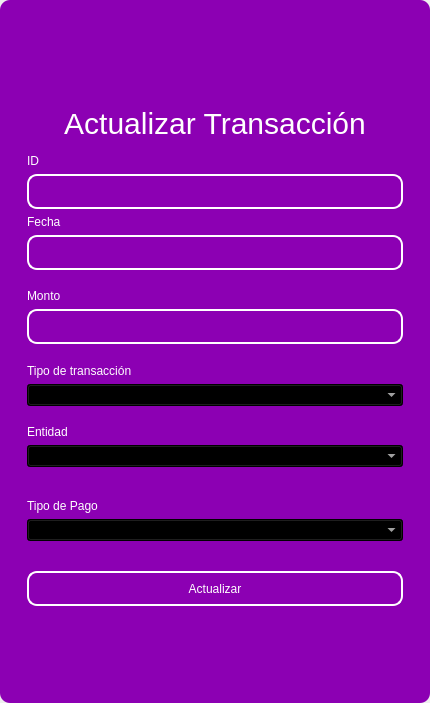
<?xml version="1.0" encoding="UTF-8"?>
<ui version="4.0">
 <class>MainWindow</class>
 <widget class="QMainWindow" name="MainWindow">
  <property name="geometry">
   <rect>
    <x>0</x>
    <y>0</y>
    <width>430</width>
    <height>703</height>
   </rect>
  </property>
  <property name="windowTitle">
   <string>MainWindow</string>
  </property>
  <property name="styleSheet">
   <string notr="true"/>
  </property>
  <widget class="QWidget" name="centralwidget">
   <property name="styleSheet">
    <string notr="true"/>
   </property>
   <layout class="QVBoxLayout" name="verticalLayout">
    <property name="spacing">
     <number>0</number>
    </property>
    <property name="leftMargin">
     <number>0</number>
    </property>
    <property name="topMargin">
     <number>0</number>
    </property>
    <property name="rightMargin">
     <number>0</number>
    </property>
    <property name="bottomMargin">
     <number>0</number>
    </property>
    <item>
     <widget class="QFrame" name="frame">
      <property name="enabled">
       <bool>true</bool>
      </property>
      <property name="styleSheet">
       <string notr="true">QFrame {
	border-radius:10px;
	background-color: rgb(140, 0, 179);
 }
</string>
      </property>
      <property name="frameShape">
       <enum>QFrame::StyledPanel</enum>
      </property>
      <property name="frameShadow">
       <enum>QFrame::Raised</enum>
      </property>
      <layout class="QVBoxLayout" name="verticalLayout_2">
       <item>
        <widget class="QFrame" name="frame_superior">
         <property name="minimumSize">
          <size>
           <width>0</width>
           <height>40</height>
          </size>
         </property>
         <property name="maximumSize">
          <size>
           <width>16777215</width>
           <height>40</height>
          </size>
         </property>
         <property name="styleSheet">
          <string notr="true">QPushButton{
border-radius:18px;
}

QPushButton:hover{
	background-color: rgb(0, 0, 0);
}
</string>
         </property>
         <property name="frameShape">
          <enum>QFrame::StyledPanel</enum>
         </property>
         <property name="frameShadow">
          <enum>QFrame::Raised</enum>
         </property>
         <layout class="QHBoxLayout" name="horizontalLayout_3">
          <property name="spacing">
           <number>4</number>
          </property>
          <property name="leftMargin">
           <number>0</number>
          </property>
          <property name="topMargin">
           <number>0</number>
          </property>
          <property name="rightMargin">
           <number>0</number>
          </property>
          <property name="bottomMargin">
           <number>0</number>
          </property>
          <item>
           <widget class="QPushButton" name="btn_icon">
            <property name="text">
             <string/>
            </property>
            <property name="iconSize">
             <size>
              <width>40</width>
              <height>40</height>
             </size>
            </property>
           </widget>
          </item>
          <item>
           <spacer name="horizontalSpacer_2">
            <property name="orientation">
             <enum>Qt::Horizontal</enum>
            </property>
            <property name="sizeHint" stdset="0">
             <size>
              <width>443</width>
              <height>20</height>
             </size>
            </property>
           </spacer>
          </item>
          <item>
           <widget class="QPushButton" name="bt_minimizar">
            <property name="minimumSize">
             <size>
              <width>38</width>
              <height>38</height>
             </size>
            </property>
            <property name="maximumSize">
             <size>
              <width>38</width>
              <height>38</height>
             </size>
            </property>
            <property name="cursor">
             <cursorShape>PointingHandCursor</cursorShape>
            </property>
            <property name="text">
             <string/>
            </property>
            <property name="icon">
             <iconset>
              <normaloff>image/minus.svg</normaloff>image/minus.svg</iconset>
            </property>
            <property name="iconSize">
             <size>
              <width>38</width>
              <height>38</height>
             </size>
            </property>
           </widget>
          </item>
          <item>
           <widget class="QPushButton" name="bt_maximizar">
            <property name="minimumSize">
             <size>
              <width>38</width>
              <height>38</height>
             </size>
            </property>
            <property name="maximumSize">
             <size>
              <width>38</width>
              <height>38</height>
             </size>
            </property>
            <property name="cursor">
             <cursorShape>PointingHandCursor</cursorShape>
            </property>
            <property name="text">
             <string/>
            </property>
            <property name="icon">
             <iconset>
              <normaloff>image/chevron-up.svg</normaloff>image/chevron-up.svg</iconset>
            </property>
            <property name="iconSize">
             <size>
              <width>38</width>
              <height>38</height>
             </size>
            </property>
           </widget>
          </item>
          <item>
           <widget class="QPushButton" name="bt_restaurar">
            <property name="minimumSize">
             <size>
              <width>38</width>
              <height>38</height>
             </size>
            </property>
            <property name="maximumSize">
             <size>
              <width>38</width>
              <height>38</height>
             </size>
            </property>
            <property name="cursor">
             <cursorShape>PointingHandCursor</cursorShape>
            </property>
            <property name="text">
             <string/>
            </property>
            <property name="icon">
             <iconset>
              <normaloff>image/chevron-down.svg</normaloff>image/chevron-down.svg</iconset>
            </property>
            <property name="iconSize">
             <size>
              <width>38</width>
              <height>38</height>
             </size>
            </property>
           </widget>
          </item>
          <item>
           <widget class="QPushButton" name="bt_cerrar">
            <property name="minimumSize">
             <size>
              <width>38</width>
              <height>38</height>
             </size>
            </property>
            <property name="maximumSize">
             <size>
              <width>38</width>
              <height>38</height>
             </size>
            </property>
            <property name="cursor">
             <cursorShape>PointingHandCursor</cursorShape>
            </property>
            <property name="text">
             <string/>
            </property>
            <property name="icon">
             <iconset>
              <normaloff>image/x.svg</normaloff>image/x.svg</iconset>
            </property>
            <property name="iconSize">
             <size>
              <width>38</width>
              <height>38</height>
             </size>
            </property>
           </widget>
          </item>
         </layout>
        </widget>
       </item>
       <item>
        <widget class="QFrame" name="frame_3">
         <property name="styleSheet">
          <string notr="true">QLabel {
	color: rgb(255, 255, 254);
	font: 12pt &quot;Arial&quot;;
	background-color: rgba(0, 0, 0,0);
}

QTextEdit{
background-color: rgba(0, 0, 0,0);
border-radius:10px; 
font: 12pt &quot;Arial&quot;;
color: rgb(255, 255, 254);
border: 2px solid  rgb(255, 255, 255);

}

QTextEdit:hover{
background-color: rgba(0, 0, 0,0);
border-radius:10px; 
font: 12pt &quot;Arial&quot;;
border: 2px solid  rgb(120, 0, 171);
}

QTextEdit:focus{
background-color: rgb(0, 0, 0);
border-radius:10px; 
font: 12pt &quot;Arial&quot;;
border: 2px solid rgb(120, 0, 171);
}

QLineEdit{
background-color: rgba(0, 0, 0,0);
border-radius:10px; 
font: 12pt &quot;Arial&quot;;
color: rgb(255, 255, 254);
border: 2px solid  rgb(255, 255, 255);

}

QLineEdit:hover{
background-color: rgba(0, 0, 0,0);
border-radius:10px; 
font: 12pt &quot;Arial&quot;;
border: 2px solid  rgb(120, 0, 171);
}

QLineEdit:focus{
background-color: rgb(0, 0, 0);
border-radius:10px; 
font: 12pt &quot;Arial&quot;;
border: 2px solid rgb(120, 0, 171);
}

QCheckBox{
	font: 12pt &quot;Arial&quot;;
	color: rgb(255, 255, 255);
}

QCheckBox::indicator {
    width: 18px;
    height:18px;
}

QCheckBox::indicator:unchecked {
   background-image: url(image/square.svg);
}

QCheckBox::indicator:checked {
   background-image: url(image/check-square.svg);
}

QPushButton{
border-radius:10px; 
font: 12pt &quot;Arial&quot;;
color: rgb(255, 255, 254);
border: 2px solid #ffffff;
}

QPushButton:hover{
border-radius:10px; 
font: 12pt &quot;Arial&quot;;
color: rgb(255, 255, 255);
border: 2px solid rgb(120, 0, 171);
	background-color: rgb(120, 0, 171);
}
</string>
         </property>
         <property name="frameShape">
          <enum>QFrame::StyledPanel</enum>
         </property>
         <property name="frameShadow">
          <enum>QFrame::Raised</enum>
         </property>
         <layout class="QHBoxLayout" name="horizontalLayout_4">
          <item>
           <layout class="QVBoxLayout" name="verticalLayout_4">
            <item>
             <spacer name="verticalSpacer">
              <property name="orientation">
               <enum>Qt::Vertical</enum>
              </property>
              <property name="sizeHint" stdset="0">
               <size>
                <width>28</width>
                <height>28</height>
               </size>
              </property>
             </spacer>
            </item>
            <item>
             <widget class="QFrame" name="frame_4">
              <property name="maximumSize">
               <size>
                <width>400</width>
                <height>600</height>
               </size>
              </property>
              <property name="styleSheet">
               <string notr="true">QLabel {
	color: rgb(255, 255, 254);
	font: 12pt &quot;Arial&quot;;
	background-color: rgba(0, 0, 0,0);
}


QLineEdit{
background-color: rgba(0, 0, 0,0);
border-radius:10px; 
font: 12pt &quot;Arial&quot;;
color: rgb(255, 255, 254);
border: 2px solid  rgb(255, 255, 255);

}

QLineEdit:hover{
background-color: rgba(0, 0, 0,0);
border-radius:10px; 
font: 12pt &quot;Arial&quot;;
border: 2px solid  rgb(120, 0, 171);
}

QLineEdit:focus{
background-color: rgb(0, 0, 0);
border-radius:10px; 
font: 12pt &quot;Arial&quot;;
border: 2px solid rgb(120, 0, 171);
}

QCheckBox{
	font: 12pt &quot;Arial&quot;;
	color: rgb(255, 255, 255);
}

QCheckBox::indicator {
    width: 18px;
    height:18px;
}

QCheckBox::indicator:unchecked {
   background-image: url(image/square.svg);
}

QCheckBox::indicator:checked {
   background-image: url(image/check-square.svg);
}

QPushButton{
border-radius:10px; 
font: 12pt &quot;Arial&quot;;
color: rgb(255, 255, 254);
border: 2px solid #ffffff;
}

QPushButton:hover{
border-radius:10px; 
font: 12pt &quot;Arial&quot;;
color: rgb(255, 255, 255);
border: 2px solid rgb(120, 0, 171);
	background-color: rgb(120, 0, 171);
}
</string>
              </property>
              <property name="frameShape">
               <enum>QFrame::StyledPanel</enum>
              </property>
              <property name="frameShadow">
               <enum>QFrame::Raised</enum>
              </property>
              <layout class="QVBoxLayout" name="verticalLayout_3">
               <item>
                <spacer name="verticalSpacer_3">
                 <property name="orientation">
                  <enum>Qt::Vertical</enum>
                 </property>
                 <property name="sizeHint" stdset="0">
                  <size>
                   <width>20</width>
                   <height>40</height>
                  </size>
                 </property>
                </spacer>
               </item>
               <item>
                <widget class="QLabel" name="label_3">
                 <property name="minimumSize">
                  <size>
                   <width>100</width>
                   <height>50</height>
                  </size>
                 </property>
                 <property name="styleSheet">
                  <string notr="true">font-size: 30px</string>
                 </property>
                 <property name="text">
                  <string>Actualizar Transacción</string>
                 </property>
                 <property name="alignment">
                  <set>Qt::AlignCenter</set>
                 </property>
                </widget>
               </item>
               <item>
                <widget class="QLabel" name="label_6">
                 <property name="text">
                  <string>ID</string>
                 </property>
                </widget>
               </item>
               <item>
                <widget class="QLineEdit" name="idtxt">
                 <property name="enabled">
                  <bool>false</bool>
                 </property>
                 <property name="minimumSize">
                  <size>
                   <width>0</width>
                   <height>35</height>
                  </size>
                 </property>
                </widget>
               </item>
               <item>
                <widget class="QLabel" name="label_4">
                 <property name="text">
                  <string>Fecha</string>
                 </property>
                </widget>
               </item>
               <item>
                <widget class="QLineEdit" name="datetxt">
                 <property name="minimumSize">
                  <size>
                   <width>0</width>
                   <height>35</height>
                  </size>
                 </property>
                 <property name="text">
                  <string/>
                 </property>
                </widget>
               </item>
               <item>
                <spacer name="verticalSpacer_4">
                 <property name="orientation">
                  <enum>Qt::Vertical</enum>
                 </property>
                 <property name="sizeHint" stdset="0">
                  <size>
                   <width>20</width>
                   <height>40</height>
                  </size>
                 </property>
                </spacer>
               </item>
               <item>
                <widget class="QLabel" name="label_5">
                 <property name="text">
                  <string>Monto</string>
                 </property>
                </widget>
               </item>
               <item>
                <widget class="QLineEdit" name="amounttxt">
                 <property name="minimumSize">
                  <size>
                   <width>0</width>
                   <height>35</height>
                  </size>
                 </property>
                 <property name="maximumSize">
                  <size>
                   <width>16777215</width>
                   <height>16777215</height>
                  </size>
                 </property>
                 <property name="echoMode">
                  <enum>QLineEdit::Normal</enum>
                 </property>
                </widget>
               </item>
               <item>
                <spacer name="verticalSpacer_5">
                 <property name="orientation">
                  <enum>Qt::Vertical</enum>
                 </property>
                 <property name="sizeHint" stdset="0">
                  <size>
                   <width>20</width>
                   <height>40</height>
                  </size>
                 </property>
                </spacer>
               </item>
               <item>
                <widget class="QLabel" name="label">
                 <property name="text">
                  <string>Tipo de transacción</string>
                 </property>
                </widget>
               </item>
               <item>
                <widget class="QComboBox" name="transaction_type_combobox">
                 <property name="cursor">
                  <cursorShape>PointingHandCursor</cursorShape>
                 </property>
                 <property name="styleSheet">
                  <string notr="true">color: rgb(255, 255, 255);
background-color: rgb(0, 0, 0);</string>
                 </property>
                </widget>
               </item>
               <item>
                <spacer name="verticalSpacer_11">
                 <property name="orientation">
                  <enum>Qt::Vertical</enum>
                 </property>
                 <property name="sizeHint" stdset="0">
                  <size>
                   <width>20</width>
                   <height>40</height>
                  </size>
                 </property>
                </spacer>
               </item>
               <item>
                <widget class="QLabel" name="label_2">
                 <property name="text">
                  <string>Entidad</string>
                 </property>
                </widget>
               </item>
               <item>
                <widget class="QComboBox" name="entity_combobox">
                 <property name="cursor">
                  <cursorShape>PointingHandCursor</cursorShape>
                 </property>
                 <property name="styleSheet">
                  <string notr="true">color: rgb(255, 255, 255);
background-color: rgb(0, 0, 0);</string>
                 </property>
                </widget>
               </item>
               <item>
                <spacer name="verticalSpacer_6">
                 <property name="orientation">
                  <enum>Qt::Vertical</enum>
                 </property>
                 <property name="sizeHint" stdset="0">
                  <size>
                   <width>20</width>
                   <height>40</height>
                  </size>
                 </property>
                </spacer>
               </item>
               <item>
                <spacer name="verticalSpacer_10">
                 <property name="orientation">
                  <enum>Qt::Vertical</enum>
                 </property>
                 <property name="sizeHint" stdset="0">
                  <size>
                   <width>20</width>
                   <height>40</height>
                  </size>
                 </property>
                </spacer>
               </item>
               <item>
                <widget class="QLabel" name="label_7">
                 <property name="text">
                  <string>Tipo de Pago</string>
                 </property>
                </widget>
               </item>
               <item>
                <widget class="QComboBox" name="payment_combobox">
                 <property name="cursor">
                  <cursorShape>PointingHandCursor</cursorShape>
                 </property>
                 <property name="styleSheet">
                  <string notr="true">color: rgb(255, 255, 255);
background-color: rgb(0, 0, 0);</string>
                 </property>
                </widget>
               </item>
               <item>
                <spacer name="verticalSpacer_9">
                 <property name="orientation">
                  <enum>Qt::Vertical</enum>
                 </property>
                 <property name="sizeHint" stdset="0">
                  <size>
                   <width>20</width>
                   <height>50</height>
                  </size>
                 </property>
                </spacer>
               </item>
               <item>
                <widget class="QPushButton" name="btn_update">
                 <property name="minimumSize">
                  <size>
                   <width>0</width>
                   <height>35</height>
                  </size>
                 </property>
                 <property name="cursor">
                  <cursorShape>PointingHandCursor</cursorShape>
                 </property>
                 <property name="text">
                  <string>Actualizar</string>
                 </property>
                </widget>
               </item>
               <item>
                <spacer name="verticalSpacer_7">
                 <property name="orientation">
                  <enum>Qt::Vertical</enum>
                 </property>
                 <property name="sizeHint" stdset="0">
                  <size>
                   <width>20</width>
                   <height>40</height>
                  </size>
                 </property>
                </spacer>
               </item>
               <item>
                <layout class="QHBoxLayout" name="horizontalLayout_2"/>
               </item>
               <item>
                <spacer name="verticalSpacer_8">
                 <property name="orientation">
                  <enum>Qt::Vertical</enum>
                 </property>
                 <property name="sizeHint" stdset="0">
                  <size>
                   <width>20</width>
                   <height>40</height>
                  </size>
                 </property>
                </spacer>
               </item>
               <item>
                <layout class="QHBoxLayout" name="horizontalLayout">
                 <item>
                  <spacer name="horizontalSpacer">
                   <property name="orientation">
                    <enum>Qt::Horizontal</enum>
                   </property>
                   <property name="sizeHint" stdset="0">
                    <size>
                     <width>40</width>
                     <height>20</height>
                    </size>
                   </property>
                  </spacer>
                 </item>
                </layout>
               </item>
              </layout>
             </widget>
            </item>
            <item>
             <spacer name="verticalSpacer_2">
              <property name="orientation">
               <enum>Qt::Vertical</enum>
              </property>
              <property name="sizeHint" stdset="0">
               <size>
                <width>20</width>
                <height>40</height>
               </size>
              </property>
             </spacer>
            </item>
           </layout>
          </item>
         </layout>
        </widget>
       </item>
      </layout>
     </widget>
    </item>
   </layout>
  </widget>
 </widget>
 <resources/>
 <connections/>
</ui>
